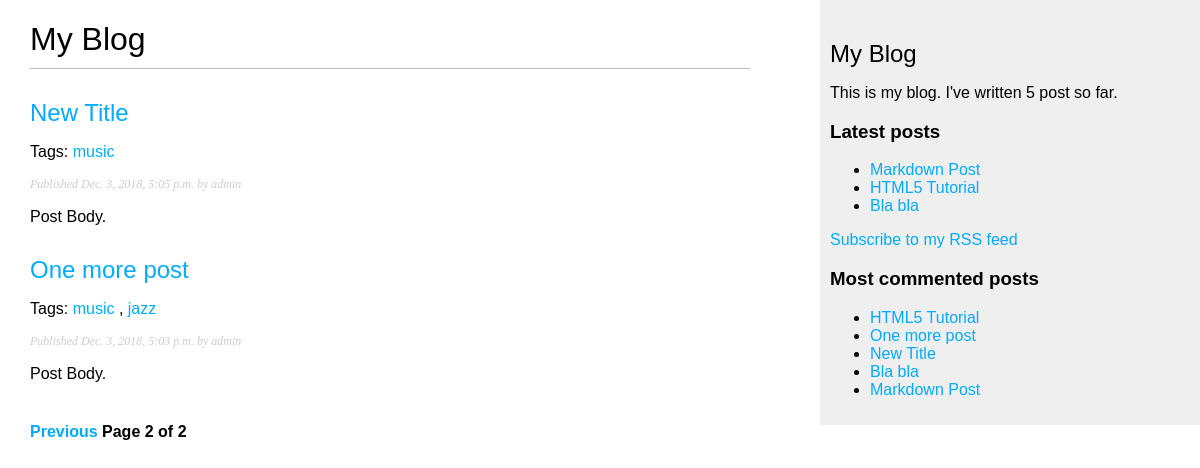
Screenshot of /blog/?page=2 with the database file from the repository.
### blog/models.py (models this page shows, shortened)
class Post(models.Model):
    STATUS_CHOICES = (
        ('draft', 'Draft'),
        ('published', 'Published'),
    )
    title = models.CharField(max_length=250)
    slug = models.SlugField(max_length=250, unique_for_date='publish')
    author = models.ForeignKey(User, related_name='blog_posts', on_delete=models.CASCADE)
    body = models.TextField()
    publish = models.DateTimeField(default=timezone.now)
    created = models.DateTimeField(auto_now_add=True)
    updated = models.DateTimeField(auto_now=True)
    status = models.CharField(max_length=10, choices=STATUS_CHOICES, default='draft')
    objects = models.Manager()
    published = PublishedManager()
    tags = TaggableManager()
    class Meta:
        ordering = ('-publish',)
    def get_absolute_url(self):
        return reverse('blog:post_detail',
                       args=[self.publish.year,
                             self.publish.strftime('%m'),
                             self.publish.strftime('%d'),
                             self.slug])

### blog/views.py (the view)
# urls.py: path('', views.post_list, name='post_list'),
def post_list(request, tag_slug=None):
    object_list = Post.published.all()
    tag = None
    if tag_slug:
        tag = get_object_or_404(Tag, slug=tag_slug)
        object_list = object_list.filter(tags__in=[tag])
    paginator = Paginator(object_list, 3)
    page = request.GET.get('page')
    try:
        posts = paginator.page(page)
    except PageNotAnInteger:
        posts = paginator.page(1)
    except EmptyPage:
        posts = paginator.page(paginator.num_pages)
    return render(request, 'blog/post/list.html', {'page': page,
                                                   'posts': posts,
                                                   'tag': tag})

### blog/models.py (called while the page is built)
    def get_queryset(self):
        return super(PublishedManager, self).get_queryset().filter(status='published')

### blog/templatetags/blog_tags.py (called while the page is built)
@register.simple_tag
def total_posts():
    return Post.published.count()

@register.inclusion_tag('blog/post/latest_posts.html')
def show_latest_posts(count=5):
    latest_posts = Post.published.order_by('-publish')[:count]
    return {'latest_posts': latest_posts}

@register.simple_tag
def get_most_commented_posts(count=5):
    return Post.published.annotate(total_comments=Count('comments')).order_by('-total_comments')[:count]

@register.filter(name='markdown')
def markdown_format(text):
    return mark_safe(markdown.markdown(text))

### templates/blog/post/list.html (shortened to what this page needs)
{% extends 'blog/base.html' %}
{% load blog_tags %}
{% block content %}
    <h1>My Blog</h1>
    {% for post in posts %}
        <h2>
            <a href="{{ post.get_absolute_url }}">
                {{ post.title }}
            </a>
        </h2>
        <p class="tags">
            Tags:
            {% for tag in post.tags.all %}
                <a href="{% url "blog:post_list_by_tag" tag.slug %}">
                    {{ tag.name }}
                </a>
                {% if not forloop.last %}, {% endif %}
            {% endfor %}
        </p>
        <p class="date">
            Published {{ post.publish }} by {{ post.author }}
        </p>
        {{ post.body|markdown|truncatewords_html:30 }}
    {% endfor %}
    {% include "pagination.html" with page=posts %}
{% endblock %}

### templates/blog/base.html (shortened to what this page needs)
{% load blog_tags %}
{% load static %}
<!DOCTYPE html>
<html lang="en">
<head>
    <link href="{% static "css/blog.css" %}" rel="stylesheet"/>
</head>
<body>
<div id="content">
    {% block content %}
    {% endblock %}
</div>
<div id="sidebar">
    <h2>My Blog</h2>
    <p>This is my blog. I've written {% total_posts %} post so far.</p>
    <h3>Latest posts</h3>
    {% show_latest_posts 3 %}
    <p><a href="{% url "blog:post_feed" %}">Subscribe to my RSS feed</a></p>
    <h3>Most commented posts</h3>
    {% get_most_commented_posts as most_commented_posts %}
    <ul>
        {% for post in most_commented_posts %}
            <li>
                <a href="{{ post.get_absolute_url }}">{{ post.title }}</a>
            </li>
        {% endfor %}
    </ul>
</div>
</body>
</html>

### templates/blog/post/latest_posts.html
<ul>
    {% for post in latest_posts %}
        <li>
            <a href="{{ post.get_absolute_url }}">{{ post.title }}</a>
        </li>
    {% endfor %}
</ul>

### static/css/blog.css (style rules this page uses)
body { margin:0; padding:0; font-family:helvetica, sans-serif; }
a { color:#00abff; text-decoration:none; }
h1 { font-weight:normal; border-bottom:1px solid #bbb; padding:0 0 10px 0; }
h2 { font-weight:normal; margin:30px 0 0; }
#content { float:left; width:60%; padding:0 0 0 30px; }
#sidebar { float:right; width:30%; padding:10px; background:#efefef; height:100%; }
p.date { color:#ccc; font-family: georgia, serif; font-size: 12px; font-style: italic; }

### rows the page displays
Post: title "New Title", publish "Dec. 3, 2018, 5:05 p.m.", author "admin", body "Post Body."
Tag: name "music"
Post: title "One more post", publish "Dec. 3, 2018, 5:03 p.m.", author "admin", body "Post Body."
Tag: name "jazz"
Post: title "Markdown Post"
Post: title "HTML5 Tutorial"
Post: title "Bla bla"

### other values shown
{{ page.number }} "2"
{{ page.paginator.num_pages }} "2"
